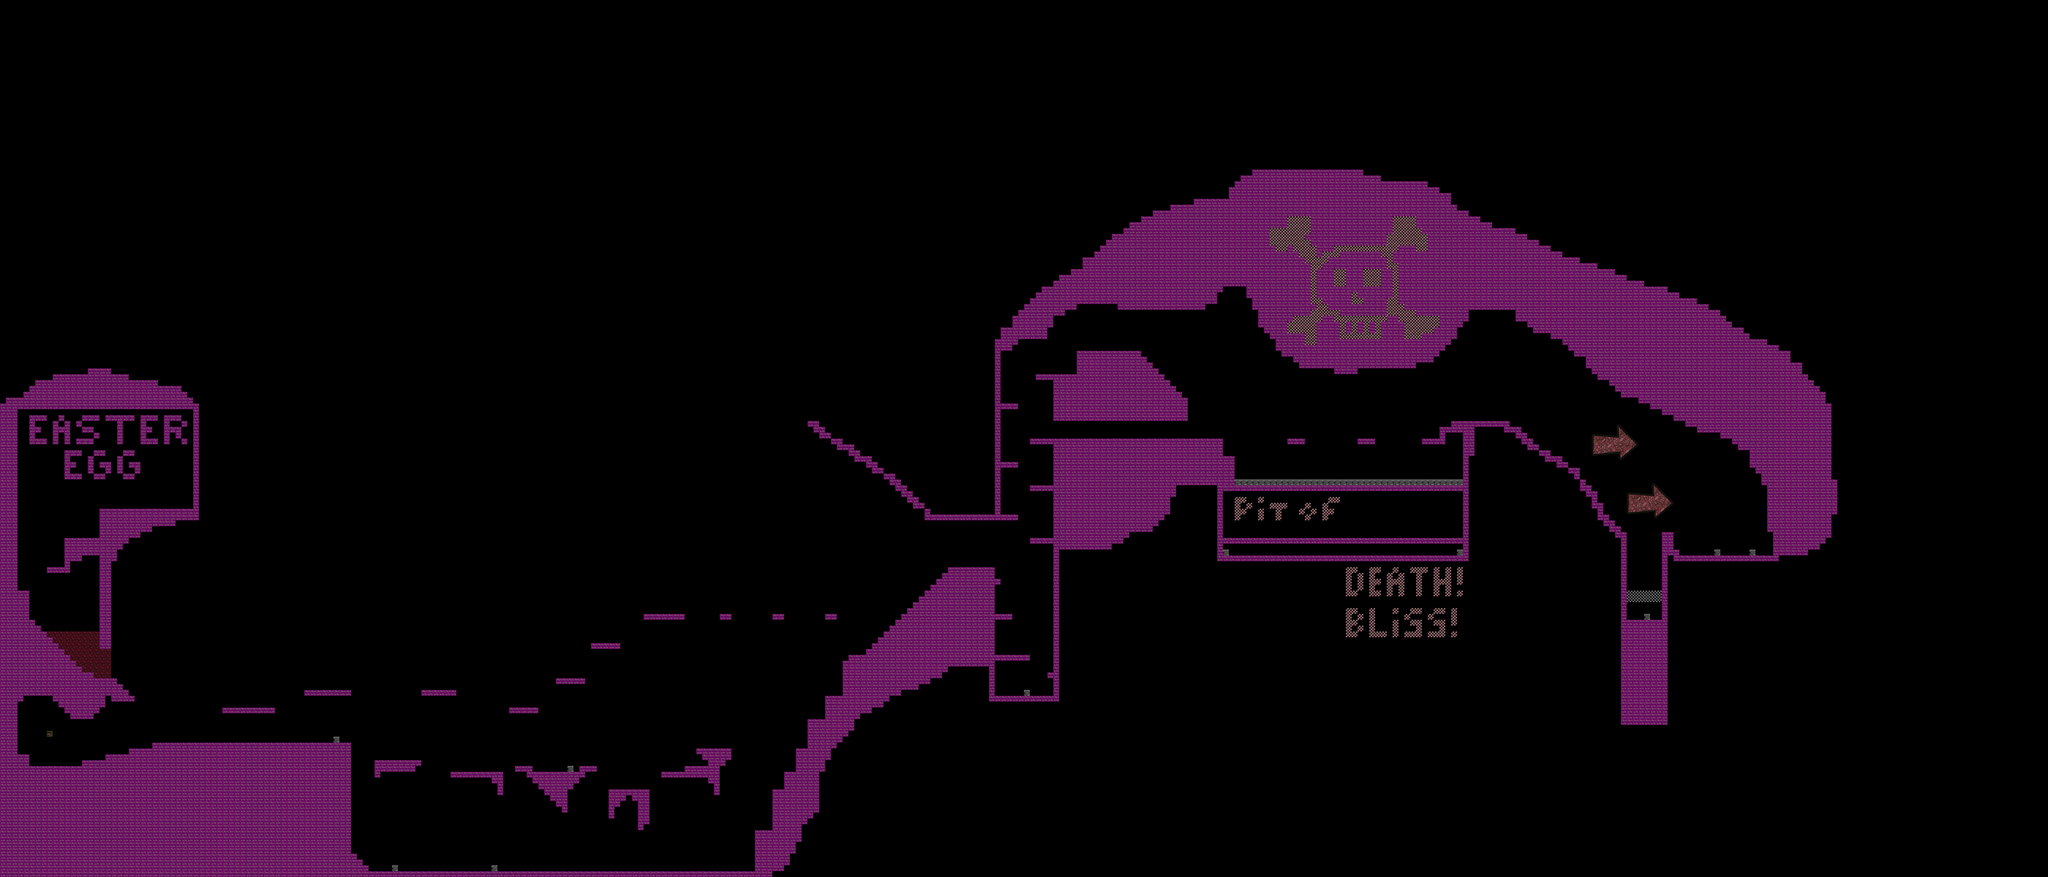

The image is a tile-based game level rendered from a .tmx file. Its description and source (layers, tilesets, objects; grid data summarised) follow:
An orthogonal 350x150 tile map with 24x24 px tiles, 3 tile layers (Graphics, Foreground, Meta), 2 tilesets.

<map version="1.0" orientation="orthogonal" width="350" height="150" tilewidth="24" tileheight="24">
 <tileset firstgid="1" name="Graphics" tilewidth="24" tileheight="24">
  <image source="tileset_bad_dream.png" width="600" height="1000" />
 </tileset>
 <tileset firstgid="1026" name="Meta" tilewidth="24" tileheight="24">
  <image source="meta_tiles.png" width="96" height="48" />
 </tileset>
 <layer name="Graphics" width="350" height="150">
  <data>[52500 cells, 7375 non-empty, 67 distinct tile ids]</data>
 </layer>
 <layer name="Foreground" width="350" height="150">
  <data>[52500 cells, 280 non-empty, 12 distinct tile ids]</data>
 </layer>
 <layer name="Meta" width="350" height="150" opacity="0.43">
  <data>[52500 cells, 7258 non-empty, 4 distinct tile ids]</data>
 </layer>
</map>
